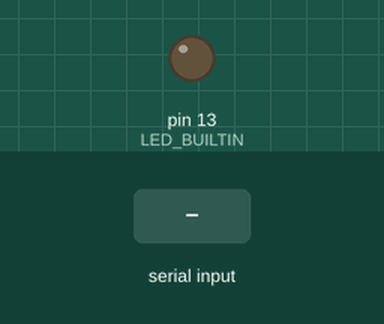
Recording of a sketch running on a simulated Arduino Uno, built with avr-gcc and run on an emulated ATmega328P. Parts: output pins drawn as LEDs (lit = HIGH). Inputs (shaded band) come from the test bench.

Above: at 1.2 s.
1.3 s: "1" received over Serial
At 2.2 s:
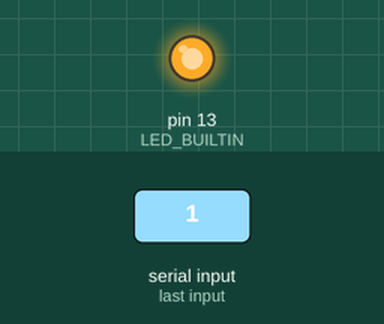
2.8 s: "2" received over Serial
At 3.4 s:
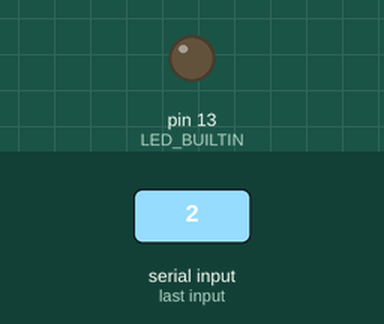
4.3 s: "3" received over Serial
At 5.7 s:
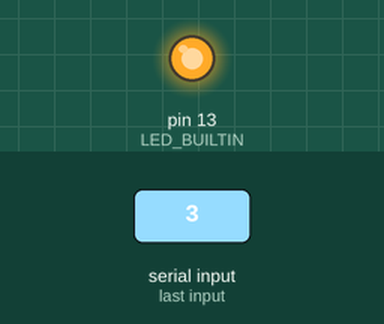
Timing chart, 0 to 7.3 s (numbered marks = the images above; inputs shaded):
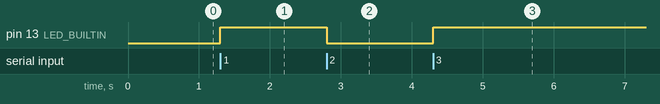

Measured:
- after the input at 1.3 s, pin 13 (LED_BUILTIN): LOW → HIGH at once
- after the input at 2.8 s, pin 13 (LED_BUILTIN): HIGH → LOW at once
- after the input at 4.3 s, pin 13 (LED_BUILTIN): LOW → HIGH at once

The sketch:

Serial.ino
```cpp
void setup() {
  // put your setup code here, to run once:
  Serial.begin(115200);
  Serial.setTimeout(1);
  // pinMode(13, OUTPUT);
  // pinMode(12, OUTPUT);
  // pinMode(11, OUTPUT);
  pinMode(LED_BUILTIN, OUTPUT);
}

void loop() {
  // put your main code here, to run repeatedly:
  char controlSignal;
  while (!Serial.available());

  controlSignal = Serial.read();
  if(controlSignal == '1') digitalWrite(LED_BUILTIN, !digitalRead(LED_BUILTIN));
  if(controlSignal == '2') digitalWrite(LED_BUILTIN, !digitalRead(LED_BUILTIN));
  if(controlSignal == '3') digitalWrite(LED_BUILTIN, !digitalRead(LED_BUILTIN));
  if(controlSignal == '4') digitalWrite(LED_BUILTIN, !digitalRead(LED_BUILTIN));
  if(controlSignal == '5') digitalWrite(LED_BUILTIN, !digitalRead(LED_BUILTIN));
}
```
